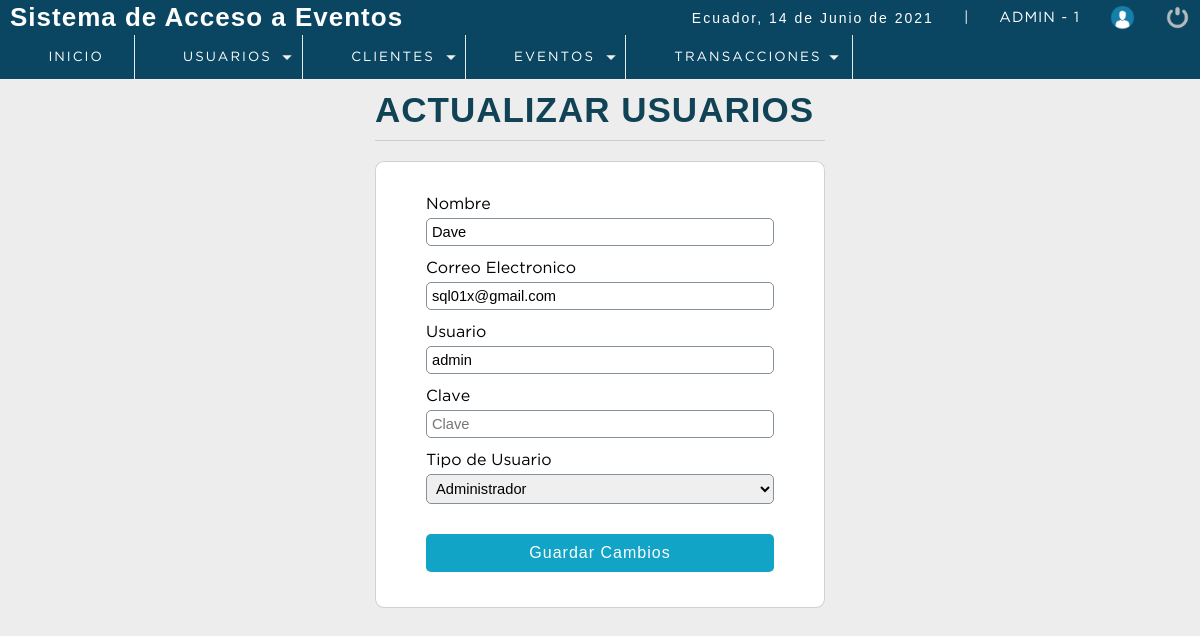
The page /P_seminarios/sistema/editar_usuario.php?id=1 (signed in) on the database its author committed.
### tables this page shows
CREATE TABLE `usuario` (
  `idusuario` int(11) NOT NULL,
  `nombre` varchar(50) DEFAULT NULL,
  `correo` varchar(100) DEFAULT NULL,
  `usuario` varchar(15) DEFAULT NULL,
  `clave` varchar(100) DEFAULT NULL,
  `rol` int(11) DEFAULT NULL,
  `Status` int(11) NOT NULL DEFAULT 1,
  `cod_cliente` int(11) DEFAULT 0,
  `token_user` varchar(100) NOT NULL
);

CREATE TABLE `rol` (
  `idrol` int(11) NOT NULL,
  `rol` varchar(20) DEFAULT NULL
);

### P_seminarios/sistema/editar_usuario.php (the view, shortened to what this page needs)
<?php
 include "../conection.php";
$iduser = $_REQUEST['id'];
$sql = mysqli_query($conection,"SELECT u.idusuario, u.nombre, u.correo, u.usuario, (u.rol) AS idrol, (r.rol) as rol
                                FROM usuario u
                                INNER JOIN rol r
                                ON u.rol = r.idrol
                                WHERE idusuario = $iduser AND Status = 1");
$result_sql = mysqli_num_rows($sql);
if($result_sql == 0){
    header('Location: lista_usuarios.php');
}else{
    $option = '';
    while ($data = mysqli_fetch_array($sql)) {
        $nombre     = $data['nombre'];
        $correo     = $data['correo'];
        $usuario    = $data['usuario'];
        $idrol      = $data['idrol'];
        $rol        = $data['rol'];
        if ($idrol == 1) {
            $option = '<option value="'.$idrol.'" select>'.$rol.'</option>';
        }else if ($idrol == 2) {
            $option = '<option value="'.$idrol.'" select>'.$rol.'</option>';
        }else if ($idrol == 3) {
            $option = '<option value="'.$idrol.'" select>'.$rol.'</option>';
        }
    }
}
?>
<!DOCTYPE html>
<html lang="en">
<head>
	<?php include "includes/scripts.php"?>
</head>
<body>
 <?php include "includes/header.php"?>
	<section id="container">
		<div class="form_registre">
        <h1>ACTUALIZAR USUARIOS</h1>
        <hr>
        <form action="" method="post">
            <label for="nombre">Nombre</label>
            <input type="text" name="nombre" id="nombre" placeholder="Nombre Completo" value="<?php echo $nombre; ?>">
            <label for="nombre">Correo Electronico</label>
            <input type="email" name="correo" id="correo" placeholder="Correo Electronico " value="<?php echo $correo; ?>">
            <label for="usuario">Usuario</label>
            <input type="text" name="usuario" id="usuario" placeholder="Usuario" value="<?php echo $usuario; ?>">
            <label for="nombre">Clave</label>
            <input type="password" name="clave" id="clave" placeholder="Clave" value="">
            <label for="nombre">Tipo de Usuario</label>
            <select name="rol" id="rol" class="notItemOne">
                <?php
                 echo $option;
                      ?>
            </select>
            <input type="submit" value="Guardar Cambios" class="btn_save">
        </form>
        </div>
	</section>
</body>
</html>

### P_seminarios/sistema/css/style.css (style rules this page uses)
* { margin: 0; padding: 0; box-sizing: border-box; }
body { background: #ededed; }
h1, h2, h3, h4, h5, h6 { font-family: 'arial'; font-weight: bold; letter-spacing: 1px; }
h1 { font-size: 26px; }
#container { padding: 90px 15px 15px; }
.form_registre { width: 450px; margin: auto; }
.form_registre h1 { color: #0f4355; margin-top: auto; }
hr { border: 0; background: #CCC; height: 1px; margin: 10px 0; display: block; }
form { border: 2px solid #78909C; border-radius: 2%; background: #FFF; margin: auto; padding: 20px 50px; border: 1px solid #d1d1d1; }
label { display: block; font-size: 12pt ; font-family: 'GothamBook'; margin: 15px auto 5px auto; }
input,select { display: block; width: 100%; font-size: 11pt; padding: 5px; border: 1px solid #85929e; border-radius: 5px; }
.notItemOne option:first-child { display: none; }
.btn_save { font-size: 12pt; background: #12a4c6; padding: 10px; color: #FFF; letter-spacing: 1px; border: 0; cursor: pointer; margin: 30px auto 15px auto; display: block; border-radius: 5px; }
#container h1 { font-size: 35px; display: inline-block; }

### rows shown on the page
usuario: nombre "Dave", correo "sql01x@gmail.com", usuario "admin", rol "Administrador"

### other values the page prints
fechaC() "14 de Junio de 2021"
$_SESSION['user'] "ADMIN"
$_SESSION['rol'] "1"
